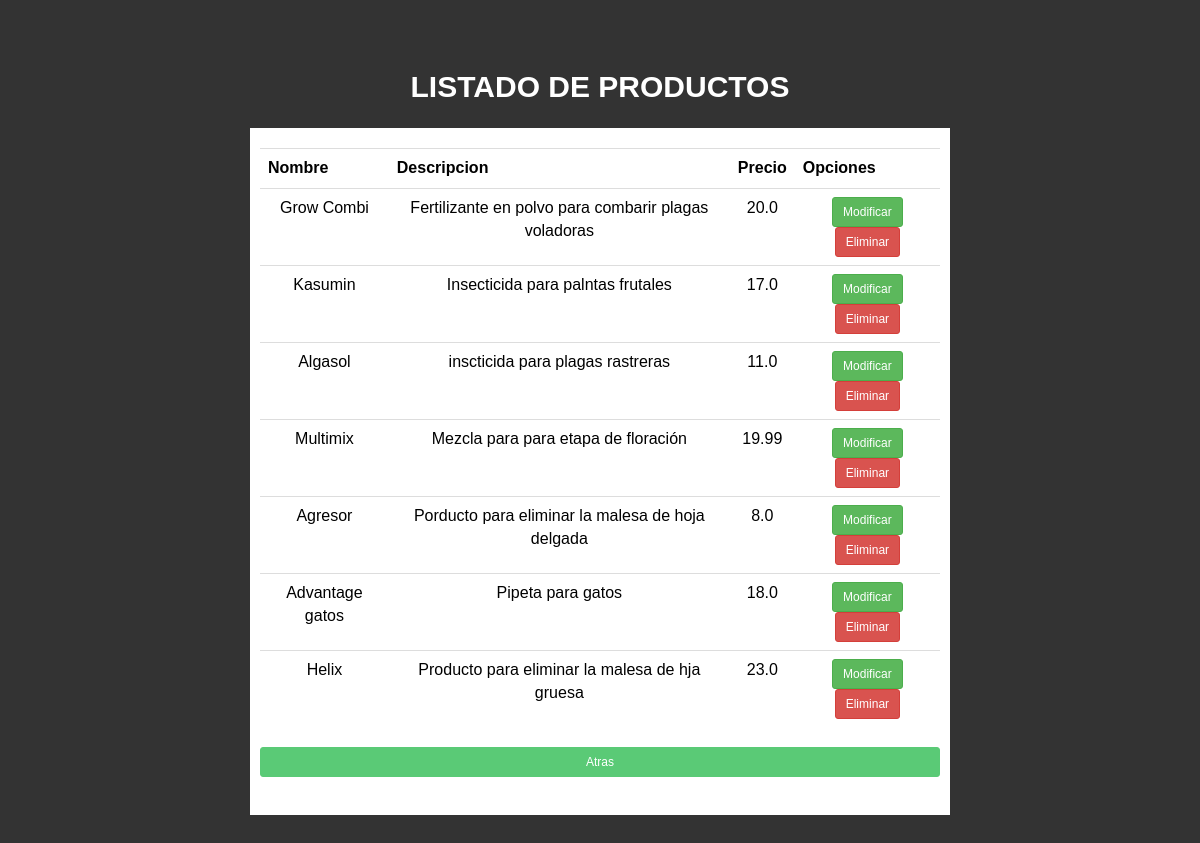
The page /listado_Productos/ (signed in) on the database its author committed.
### AppProyectoF/models.py (models this page shows, shortened)
class Producto(models.Model):
    nombre = models.CharField(max_length=100)
    descripcion = models.CharField(max_length=100, default="Sin Descripcion")
    precio = models.FloatField()
    imagen = models.ImageField(upload_to="imagenesProductos/", null= True,blank = True,default='imagenesProductos/img_no_disponible.png')

### AppProyectoF/views.py (the view)
# urls.py: path('listado_Productos/',listadoProductos, name = 'listadoProductos'),
def listadoProductos(request):
    productos = Producto.objects.all()
    data = {
        'productos': productos
    }
    return render(request, "listadoProductos.html", data)

### AppProyectoF/context_processor.py (called while the page is built)
def total_carrito(request) :
    total = 0
    numeroItems = 0
    if request.user.is_authenticated:
        if "carrito" in request.session.keys():
            for key, value in request.session["carrito"].items():
                total += float(value["acumulado"])
                numeroItems = numeroItems +1
    return {"total_carrito": total,"total_items": numeroItems }

### templates/listadoProductos.html (shortened to what this page needs)
{% load static %}
<!DOCTYPE html>
<html>
<head>
    <link rel="stylesheet" href='{% static "css/bootstrap.min.css" %}'>
    <link rel="stylesheet" href='{% static "css/font-awesome.min.css" %}'>
    <link rel="stylesheet" href='{% static "css/style.css" %}'>
    <link rel="stylesheet" href='{% static "css/responsive.css" %}'>
</head>
{% if user.username == 'admin' %}
<body style="background-color: #333333">
    <div class="promo-area" style="background-color: #333333;">
        <center>
            <div style="background-color: #333; max-width: 700px;  max-height: 75px; padding: 10px; margin-top: 20px;">
                <h2 style="color: #ffffff;text-align: center; font-size: 30px;"><strong>LISTADO DE PRODUCTOS</strong>
                </h2>
            </div>
            <div style="background-color: rgb(255, 255, 255); max-width: 700px;  min-height: 400px; padding: 10px;">
                <p style=" color: white; text-align: center; font-size: 20px;">
                <section class="contenedorFormulario" id="contenedorFormulario">
                    <div class="product">
                        <table class="table">
                            <tr>
                                <th align="center">Nombre</th>
                                <th align="center">Descripcion</th>
                                <th align="center">Precio</th>
                                <th align="center">Opciones</th>
                            </tr>
                            {% for p in productos %}
                            <tr class="bg-primary" style="color: black; background-color: rgb(255, 255, 255)">
                                <td align="center">{{ p.nombre }} </td>
                                <td align="center">{{ p.descripcion }} </td>
                                <td align="center">{{ p.precio }} </td>
                                <td align="center">
                                    <a href=" {% url 'modificarProducto' p.id %} "
                                        class="btn btn-success btn-sm">Modificar</a>
                                    <a href="#" class="btn btn-danger btn-sm"
                                        onclick="confirmarEliminacion( {{ p.id }} )">Eliminar</a>
                                </td>
                            </tr>
                            {% endfor %}
                        </table>
                        <a href=" {% url 'pagPrincipal' %} " class="btn btn-info btn-sm btn-block"
                            style="float: left; background-color: #5ACA76; border-color: #5ACA76"> Atras </a> <br><br>
                    </div>
                </section>
                </p>
            </div>
        </center>
    </div>
        {% endif %}
    </body>
</html>

### ProyectFinalDBP/static/css/style.css (style rules this page uses)
h1, h2, h3, h4, h5, h6 { margin: 0 0 15px; }
body { font-family:Arial, Helvetica, sans-serif; }
.promo-area { background:#fbfbfb; color: #fff; padding: 40px 0 40px; }
a { color: #5aca76 }

### rows shown on the page
Producto: nombre "Grow Combi", descripcion "Fertilizante en polvo para combarir plagas voladoras", precio "20.0"
Producto: nombre "Kasumin", descripcion "Insecticida para palntas frutales", precio "17.0"
Producto: nombre "Algasol", descripcion "inscticida para plagas rastreras", precio "11.0"
Producto: nombre "Multimix", descripcion "Mezcla para para etapa de floración", precio "19.99"
Producto: nombre "Agresor", descripcion "Porducto para eliminar la malesa de hoja delgada", precio "8.0"
Producto: nombre "Advantage gatos", descripcion "Pipeta para gatos", precio "18.0"
Producto: nombre "Helix", descripcion "Producto para eliminar la malesa de hja gruesa", precio "23.0"
